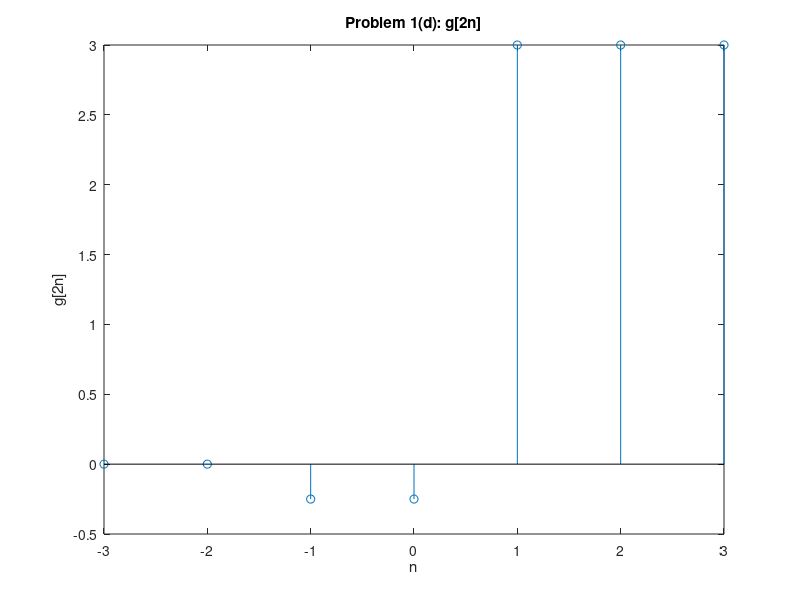
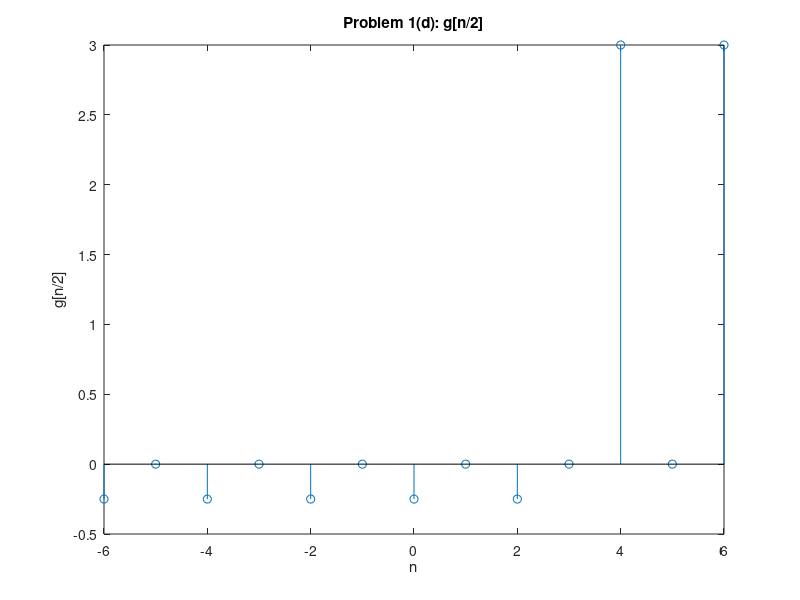

Recreate these plots in MATLAB, in order.
clc;
clear all;
close all;


n2 = -3:3;
g_2n = (-0.25).*(2*n2>=-3 & 2*n2<=1) + 3.*(2*n2>=2 & 2*n2<=6);

figure;
stem(n2,g_2n);
xlabel('n');
ylabel('g[2n]');
title('Problem 1(d): g[2n]');




n3 = -6:6;
g_n_over_2 = (-0.25).*((n3/2)>=-3 & (n3/2)<=1 & mod(n3,2)==0) ...
           + 3.*((n3/2)>=2 & (n3/2)<=6 & mod(n3,2)==0);

figure;
stem(n3,g_n_over_2);
xlabel('n');
ylabel('g[n/2]');
title('Problem 1(d): g[n/2]');
